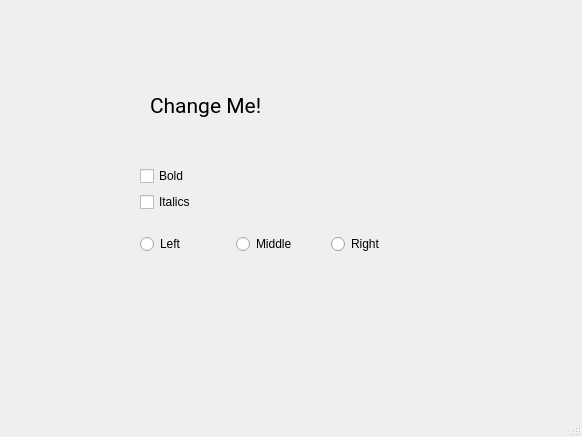
<?xml version="1.0" encoding="UTF-8"?>
<ui version="4.0">
 <class>MainWindow</class>
 <widget class="QMainWindow" name="MainWindow">
  <property name="geometry">
   <rect>
    <x>0</x>
    <y>0</y>
    <width>582</width>
    <height>437</height>
   </rect>
  </property>
  <widget class="QWidget" name="centralwidget">
   <widget class="QWidget" name="layoutWidget">
    <property name="geometry">
     <rect>
      <x>140</x>
      <y>150</y>
      <width>281</width>
      <height>121</height>
     </rect>
    </property>
    <layout class="QVBoxLayout" name="verticalLayout_2">
     <item>
      <layout class="QVBoxLayout" name="verticalLayout">
       <item>
        <widget class="QCheckBox" name="checkBox">
         <property name="text">
          <string>Bold</string>
         </property>
        </widget>
       </item>
       <item>
        <widget class="QCheckBox" name="checkBox_2">
         <property name="text">
          <string>Italics</string>
         </property>
        </widget>
       </item>
      </layout>
     </item>
     <item>
      <layout class="QHBoxLayout" name="horizontalLayout">
       <item>
        <widget class="QRadioButton" name="radioButton">
         <property name="text">
          <string>Left</string>
         </property>
        </widget>
       </item>
       <item>
        <widget class="QRadioButton" name="radioButton_2">
         <property name="text">
          <string>Middle</string>
         </property>
        </widget>
       </item>
       <item>
        <widget class="QRadioButton" name="radioButton_3">
         <property name="text">
          <string>Right</string>
         </property>
        </widget>
       </item>
      </layout>
     </item>
    </layout>
   </widget>
   <widget class="QLabel" name="label">
    <property name="geometry">
     <rect>
      <x>150</x>
      <y>80</y>
      <width>141</width>
      <height>51</height>
     </rect>
    </property>
    <property name="font">
     <font>
      <family>Roboto</family>
      <pointsize>16</pointsize>
     </font>
    </property>
    <property name="text">
     <string>Change Me!</string>
    </property>
   </widget>
  </widget>
  <widget class="QMenuBar" name="menubar">
   <property name="geometry">
    <rect>
     <x>0</x>
     <y>0</y>
     <width>582</width>
     <height>21</height>
    </rect>
   </property>
  </widget>
  <widget class="QStatusBar" name="statusbar"/>
 </widget>
 <resources/>
 <connections/>
</ui>
